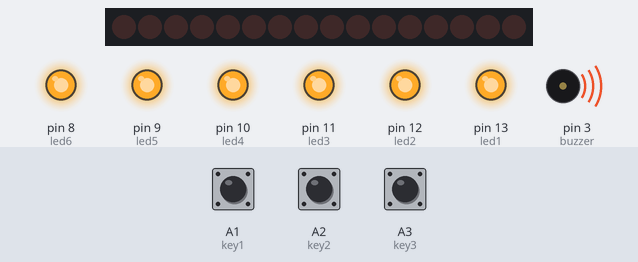
Bench run of a sketch on a simulated Arduino Uno, built with avr-gcc and run on an emulated ATmega328P. Parts: 32 shift-register outputs drawn as a row of LEDs (first output left, lit = HIGH), output pins drawn as LEDs (lit = HIGH), buzzer (waves = sounding). Dashed ring = blinking. The test bench sets the inputs (shaded band); at power-on: A2 (key2) LOW, A3 (key3) LOW, A1 (key1) HIGH. Pins used as bus, display or sensor lines are not drawn.

Above: at 1.5 s.
1.6 s: A2 (key2) pulled HIGH for 0.45 s
At 2.36 s:
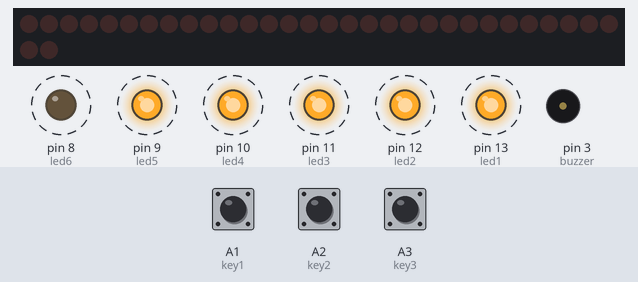
3.5 s: A3 (key3) pulled HIGH for 0.45 s
At 4.8 s:
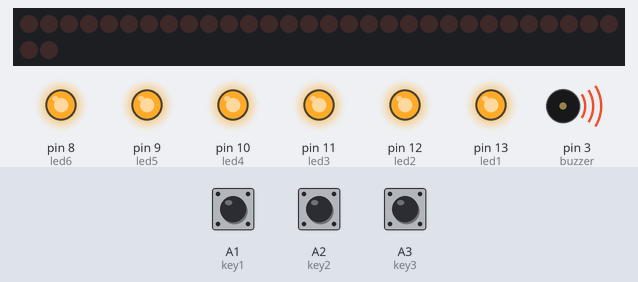
5.4 s: A2 (key2) pulled HIGH for 1 s
At 5.87 s:
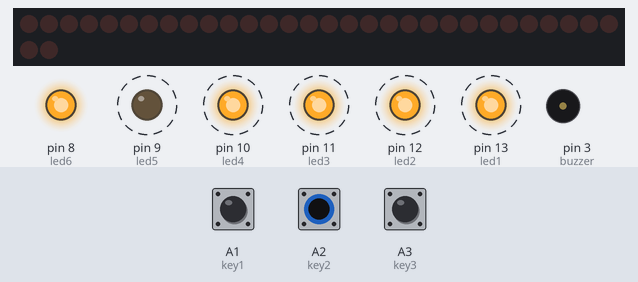
7.9 s: A3 (key3) pulled HIGH for 1 s
At 8.07 s:
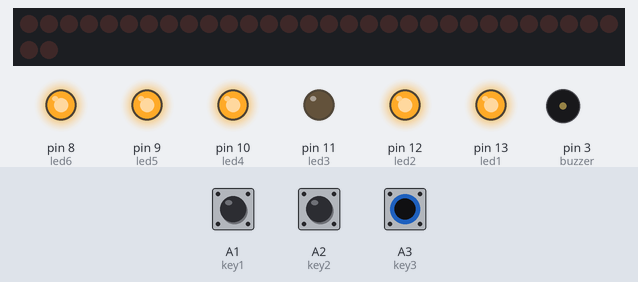
Timing chart, 0 to 10.9 s (numbered marks = the images above; inputs shaded):
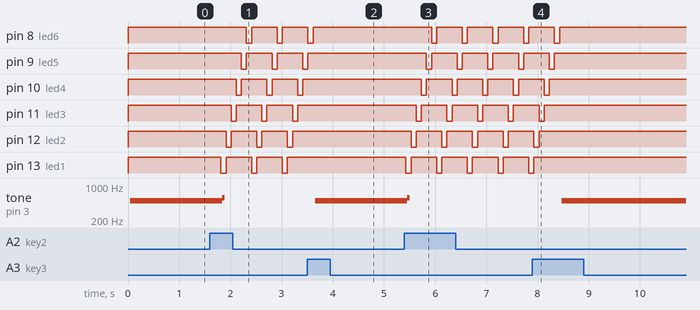

Measured:
- after the input at 1.6 s, pin 8 (led6): alternates HIGH for 0.50 s and LOW for 0.10 s, starting after 0.71 s; pin 9 (led5): alternates HIGH for 0.50 s and LOW for 0.10 s, starting after 0.61 s
- after the input at 3.5 s, pin 8 (led6): goes on until 3.6 s, then stays HIGH; pin 9 (led5): goes on until 3.5 s, then stays HIGH; pin 10 (led4), pin 11 (led3), pin 12 (led2), pin 13 (led1): stops changing and stays HIGH; tone on pin 3 (buzzer): silent → 496 Hz after 0.16 s
- after the input at 5.4 s, pin 8 (led6): alternates HIGH for 0.50 s and LOW for 0.10 s, starting after 0.53 s; pin 9 (led5): alternates HIGH for 0.50 s and LOW for 0.10 s, starting after 0.43 s
- after the input at 7.9 s, pin 8 (led6): goes on until 8.4 s, then stays HIGH; pin 9 (led5): goes on until 8.3 s, then stays HIGH; pin 10 (led4): goes on until 8.2 s, then stays HIGH; pin 11 (led3): goes on until 8.1 s, then stays HIGH; pin 12 (led2): goes on until 8.0 s, then stays HIGH

The sketch:

ARD2010.ino
```cpp
//------------------------------------
//*                                  *
//*       Keystudio MP Shield v2     *
//*       DHT11 Modified Code        *
//*        by learnelectronics       *
//*                                  *
//*          May, 11, 2019           *
//*                                  *
//*  email:arduino0169@gmail.com     *
//*www.youtube.com/c/learnelectronics*

#include "DHT.h"
#define DHTPIN 7
#define DHTTYPE DHT11
DHT dht(DHTPIN, DHTTYPE);


//defining three pins of 74HC595
int latchPin = 4;//ST_CP
int clockPin = 5;//SH_CP
int dataPin = 2; //DS

//defining three key input
int key1 = A1;
int key2 = A2;
int key3 = A3;

//buzzer pin
int buzzer = 3;

//pin definition of flowing light
int led1 = 13;
int led2 = 12;
int led3 = 11;
int led4 = 10;
int led5 = 9;
int led6 = 8;


int dat_wei[4]={0x01,0x02,0x04,0x08};    //LED Segment Displays
//showing 1--4
int dat_duan[10]={0xc0,0xf9,0xa4,0xb0,0x99,0x92,0x82,0xf8,0x80,0x90}; //LED Segment Displays showing 0--9
char i=0;
void setup ()
{
  pinMode(latchPin,OUTPUT);
  pinMode(clockPin,OUTPUT);
  pinMode(dataPin,OUTPUT);

  pinMode(key1,INPUT);
  pinMode(key2,INPUT);
  pinMode(key3,INPUT);

  pinMode(buzzer,OUTPUT);

  pinMode(led1,OUTPUT);
  pinMode(led2,OUTPUT);
  pinMode(led3,OUTPUT);
  pinMode(led4,OUTPUT);
  pinMode(led5,OUTPUT);
  pinMode(led6,OUTPUT);
  for(char i=8;i<14;i++)
   digitalWrite(i,HIGH);

   dht.begin();
}

void loop()

{


if(digitalRead(key1)==LOW )
  SMG();                    //testing LED Segment Displays
if(digitalRead(key2)==LOW )
  buzzer_();                //testing buzzer
if(digitalRead(key3)==LOW)
  led_display();            //testing LED
if(digitalRead(key1)==HIGH & digitalRead(key2)==HIGH & digitalRead(key3)==HIGH)
  analog();                //testing analog input
}

void SMG(void)
{
 digitalWrite(latchPin,LOW);                         //clear LED Segment Displays
 shiftOut(dataPin, clockPin, MSBFIRST ,0x00);
 shiftOut(dataPin, clockPin, MSBFIRST ,0x00);
 digitalWrite(latchPin,HIGH);

while(1)
 {
 digitalWrite(latchPin,LOW);
                                                       //MSBFIRST,transmitting binary bit from high to low,74HC595 starts from first piece, and displaces data from Q0 to Q7. If there is data, it will start from the second piece like this.
 shiftOut(dataPin, clockPin, MSBFIRST ,dat_duan[i]);   //data about second piece
 shiftOut(dataPin, clockPin, MSBFIRST ,dat_wei[i]);    //way of MSBFIRST,data about first piece
 digitalWrite(latchPin,HIGH);
 i++;
 if(i==4){i=0;}
 if(digitalRead(key1)==HIGH)
 {
   digitalWrite(latchPin,LOW);                         //clear LED Segment Displays
   shiftOut(dataPin, clockPin, MSBFIRST ,0x00);
   shiftOut(dataPin, clockPin, MSBFIRST ,0x00);
   digitalWrite(latchPin,HIGH);
   break;
 }
 }
}

void buzzer_(void)
{
 char i;

 digitalWrite(latchPin,LOW);                         //clear LED Segment Displays
 shiftOut(dataPin, clockPin, MSBFIRST ,0x00);
 shiftOut(dataPin, clockPin, MSBFIRST ,0x00);
 digitalWrite(latchPin,HIGH);

 while(1)
 {
 for(i=0;i<80;i++)// output a frequency sound
 {
  digitalWrite(buzzer,LOW);// sound
  delay(1);//delay1ms
  digitalWrite(buzzer,HIGH);//not sound
  delay(1);//ms delay
 }
 for(i=0;i<100;i++)// output a frequency sound
 {
  digitalWrite(buzzer,LOW);// sound
  digitalWrite(buzzer,HIGH);//not sound
  delay(2);//2ms delay
 }
 if(digitalRead(key2)==HIGH)
 {
   digitalWrite(latchPin,LOW);                         //clear LED Segment Displays
   shiftOut(dataPin, clockPin, MSBFIRST ,0x00);
   shiftOut(dataPin, clockPin, MSBFIRST ,0x00);
   digitalWrite(latchPin,HIGH);
   break;
 }
 }
}

void led_display()
{
digitalWrite(latchPin,LOW);                         //clear LED Segment Displays
shiftOut(dataPin, clockPin, MSBFIRST ,0x00);
shiftOut(dataPin, clockPin, MSBFIRST ,0x00);
digitalWrite(latchPin,HIGH);

while(1)
{
 digitalWrite(led1,LOW);
 delay(100);
 digitalWrite(led1,HIGH);
 digitalWrite(led2,LOW);
 delay(100);
 digitalWrite(led2,HIGH);
 digitalWrite(led3,LOW);
 delay(100);
 digitalWrite(led3,HIGH);
 digitalWrite(led4,LOW);
 delay(100);
 digitalWrite(led4,HIGH);
 digitalWrite(led5,LOW);
 delay(100);
 digitalWrite(led5,HIGH);
 digitalWrite(led6,LOW);
 delay(100);
 digitalWrite(led6,HIGH);
 if(digitalRead(key3)==HIGH)
 {
   break;
 }
}
}


void analog()
{
int val,qian,bai,shi,ge;
val=dht.readTemperature(true);
qian=val/1000;
bai=val%1000;
bai=bai/100;
shi=val%100;
shi=shi/10;
ge=val%10;
digitalWrite(latchPin,LOW);
shiftOut(dataPin, clockPin, MSBFIRST ,dat_duan[qian]);
shiftOut(dataPin, clockPin, MSBFIRST ,0x01);
digitalWrite(latchPin,HIGH);
digitalWrite(latchPin,LOW);
shiftOut(dataPin, clockPin, MSBFIRST ,dat_duan[bai]);
shiftOut(dataPin, clockPin, MSBFIRST ,0x02);
digitalWrite(latchPin,HIGH);
digitalWrite(latchPin,LOW);
shiftOut(dataPin, clockPin, MSBFIRST ,dat_duan[shi]);
shiftOut(dataPin, clockPin, MSBFIRST ,0x04);
digitalWrite(latchPin,HIGH);
digitalWrite(latchPin,LOW);
shiftOut(dataPin, clockPin, MSBFIRST ,dat_duan[ge]);
shiftOut(dataPin, clockPin, MSBFIRST ,0x08);
digitalWrite(latchPin,HIGH);
}
```
